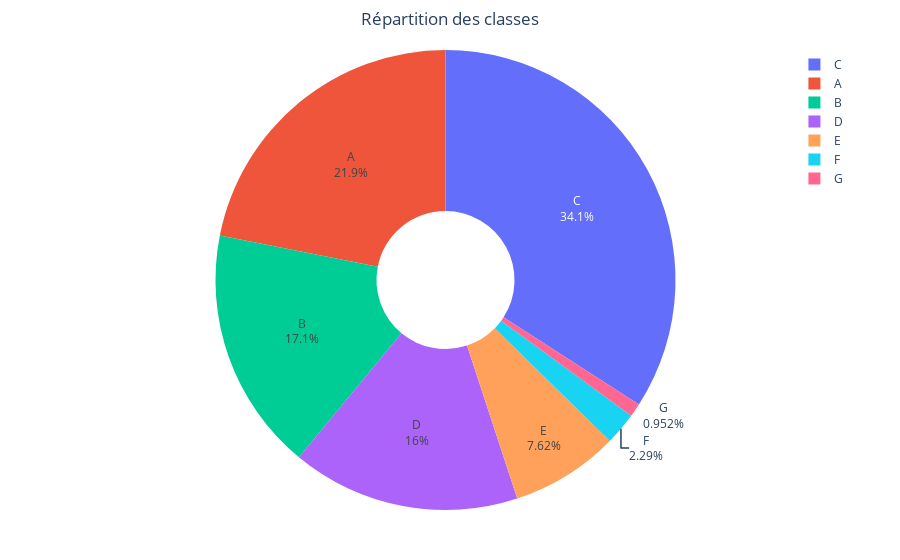

The notebook cell saved with this chart:
### Markdown cell above
# **0. Introduction**

### Code cell
co2.styles.display_info(df)
target = df['Co2Grade']
data = df.drop(columns='Co2Grade')

co2.styles.displayer(data)
co2.styles.displayer(pd.DataFrame(target))

co2.viz.plot_distribution_pie(target, interactive=True, save=True, format='png')

### Figure 1 — Plotly figure (JSON) as saved in the notebook; plotly's stock layout.template omitted (floating-point values rounded to 4 significant figures)
{"data": [{"hole": 0.3, "labels": ["C", "A", "B", "D", "E", "F", "G"], "textinfo": "label+percent", "type": "pie", "values": [716, 460, 359, 337, 160, 48, 20]}], "layout": {"autosize": false, "margin": {"b": 50, "l": 50, "r": 50, "t": 50}, "title": {"text": "Répartition des classes ", "x": 0.5}}}
